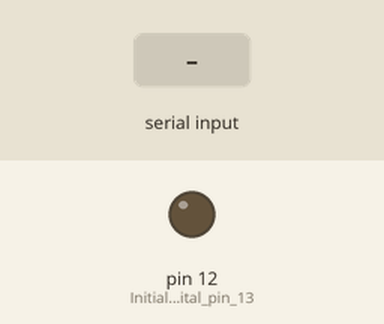
A sketch run on a simulated Arduino Uno, built with avr-gcc and run on an emulated ATmega328P. On the bench: output pins drawn as LEDs (lit = HIGH). The inputs (shaded band) are chosen by the test bench.

Above: at 1.2 s.
1.3 s: "H" received over Serial
At 2.4 s:
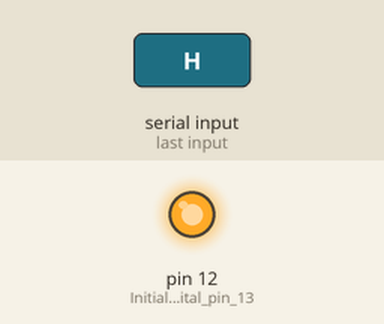
2.8 s: "L" received over Serial
At 3.6 s:
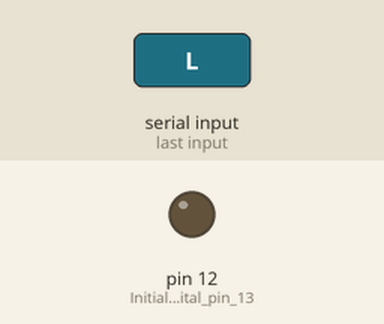
Timing chart, 0 to 5.8 s (numbered marks = the images above; inputs shaded):
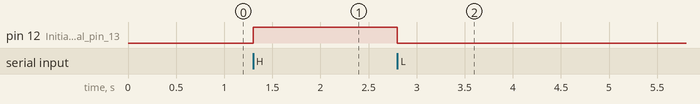

Measured:
- after the input at 1.3 s, pin 12 (Initialize_digital_pin_13): LOW → HIGH at once
- after the input at 2.8 s, pin 12 (Initialize_digital_pin_13): HIGH → LOW at once

The sketch:

serial_transmission.ino
```cpp
void setup() {
  pinMode(12, OUTPUT); // Initialize digital pin 13 as an output
  Serial.begin(9600);  // Start serial communication at 9600 bps
}

void loop() {
  if (Serial.available() > 0) {
    char command = Serial.read(); // Read the incoming byte

    if (command == 'H') {
      digitalWrite(12, HIGH); // Turn the LED on
    } else if (command == 'L') {
      digitalWrite(12, LOW); // Turn the LED off
    }
  }
}
```
